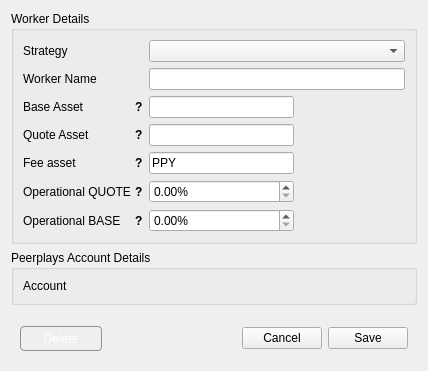
<?xml version="1.0" encoding="UTF-8"?>
<ui version="4.0">
 <class>Dialog</class>
 <widget class="QDialog" name="Dialog">
  <property name="geometry">
   <rect>
    <x>0</x>
    <y>0</y>
    <width>428</width>
    <height>365</height>
   </rect>
  </property>
  <property name="windowTitle">
   <string>DEXBot - Edit Worker</string>
  </property>
  <layout class="QVBoxLayout" name="verticalLayout">
   <item>
    <widget class="QGroupBox" name="groupBox">
     <property name="title">
      <string>Worker Details</string>
     </property>
     <layout class="QFormLayout" name="formLayout_3">
      <item row="0" column="0">
       <widget class="QLabel" name="strategy_label">
        <property name="minimumSize">
         <size>
          <width>120</width>
          <height>0</height>
         </size>
        </property>
        <property name="maximumSize">
         <size>
          <width>120</width>
          <height>16777215</height>
         </size>
        </property>
        <property name="text">
         <string>Strategy</string>
        </property>
        <property name="buddy">
         <cstring>strategy_input</cstring>
        </property>
       </widget>
      </item>
      <item row="0" column="1">
       <widget class="QComboBox" name="strategy_input">
        <property name="currentIndex">
         <number>-1</number>
        </property>
       </widget>
      </item>
      <item row="1" column="0">
       <widget class="QLabel" name="worker_name_label">
        <property name="minimumSize">
         <size>
          <width>120</width>
          <height>0</height>
         </size>
        </property>
        <property name="maximumSize">
         <size>
          <width>120</width>
          <height>16777215</height>
         </size>
        </property>
        <property name="text">
         <string>Worker Name</string>
        </property>
        <property name="buddy">
         <cstring>worker_name_input</cstring>
        </property>
       </widget>
      </item>
      <item row="1" column="1">
       <widget class="QLineEdit" name="worker_name_input"/>
      </item>
      <item row="5" column="1">
       <widget class="QLineEdit" name="quote_asset_input">
        <property name="sizePolicy">
         <sizepolicy hsizetype="Fixed" vsizetype="Fixed">
          <horstretch>0</horstretch>
          <verstretch>0</verstretch>
         </sizepolicy>
        </property>
        <property name="maximumSize">
         <size>
          <width>145</width>
          <height>16777215</height>
         </size>
        </property>
       </widget>
      </item>
      <item row="3" column="0">
       <widget class="QWidget" name="base_asset_wrap" native="true">
        <property name="sizePolicy">
         <sizepolicy hsizetype="Fixed" vsizetype="Preferred">
          <horstretch>0</horstretch>
          <verstretch>0</verstretch>
         </sizepolicy>
        </property>
        <property name="minimumSize">
         <size>
          <width>120</width>
          <height>0</height>
         </size>
        </property>
        <property name="maximumSize">
         <size>
          <width>120</width>
          <height>16777215</height>
         </size>
        </property>
        <layout class="QHBoxLayout" name="horizontalLayout">
         <property name="spacing">
          <number>0</number>
         </property>
         <property name="leftMargin">
          <number>0</number>
         </property>
         <property name="topMargin">
          <number>0</number>
         </property>
         <property name="rightMargin">
          <number>0</number>
         </property>
         <property name="bottomMargin">
          <number>0</number>
         </property>
         <item>
          <widget class="QLabel" name="base_asset_label">
           <property name="minimumSize">
            <size>
             <width>0</width>
             <height>0</height>
            </size>
           </property>
           <property name="maximumSize">
            <size>
             <width>16777215</width>
             <height>16777215</height>
            </size>
           </property>
           <property name="text">
            <string>Base Asset</string>
           </property>
          </widget>
         </item>
         <item>
          <widget class="QLabel" name="base_asset_tooltip">
           <property name="sizePolicy">
            <sizepolicy hsizetype="Fixed" vsizetype="Preferred">
             <horstretch>0</horstretch>
             <verstretch>0</verstretch>
            </sizepolicy>
           </property>
           <property name="font">
            <font>
             <weight>75</weight>
             <bold>true</bold>
            </font>
           </property>
           <property name="cursor">
            <cursorShape>WhatsThisCursor</cursorShape>
           </property>
           <property name="toolTip">
            <string>Asset to be used as unit of measure</string>
           </property>
           <property name="text">
            <string>?</string>
           </property>
           <property name="margin">
            <number>5</number>
           </property>
          </widget>
         </item>
        </layout>
       </widget>
      </item>
      <item row="5" column="0">
       <widget class="QWidget" name="quote_asset_wrap" native="true">
        <property name="sizePolicy">
         <sizepolicy hsizetype="Fixed" vsizetype="Preferred">
          <horstretch>0</horstretch>
          <verstretch>0</verstretch>
         </sizepolicy>
        </property>
        <property name="minimumSize">
         <size>
          <width>120</width>
          <height>0</height>
         </size>
        </property>
        <property name="maximumSize">
         <size>
          <width>120</width>
          <height>16777215</height>
         </size>
        </property>
        <layout class="QHBoxLayout" name="horizontalLayout_3">
         <property name="spacing">
          <number>0</number>
         </property>
         <property name="leftMargin">
          <number>0</number>
         </property>
         <property name="topMargin">
          <number>0</number>
         </property>
         <property name="rightMargin">
          <number>0</number>
         </property>
         <property name="bottomMargin">
          <number>0</number>
         </property>
         <item>
          <widget class="QLabel" name="quote_asset_label">
           <property name="minimumSize">
            <size>
             <width>0</width>
             <height>0</height>
            </size>
           </property>
           <property name="maximumSize">
            <size>
             <width>16777215</width>
             <height>16777215</height>
            </size>
           </property>
           <property name="text">
            <string>Quote Asset</string>
           </property>
           <property name="buddy">
            <cstring>quote_asset_input</cstring>
           </property>
          </widget>
         </item>
         <item>
          <widget class="QLabel" name="quote_asset_tooltip">
           <property name="sizePolicy">
            <sizepolicy hsizetype="Fixed" vsizetype="Preferred">
             <horstretch>0</horstretch>
             <verstretch>0</verstretch>
            </sizepolicy>
           </property>
           <property name="font">
            <font>
             <weight>75</weight>
             <bold>true</bold>
            </font>
           </property>
           <property name="cursor">
            <cursorShape>WhatsThisCursor</cursorShape>
           </property>
           <property name="toolTip">
            <string>Asset to be bought and sold</string>
           </property>
           <property name="text">
            <string>?</string>
           </property>
           <property name="margin">
            <number>5</number>
           </property>
          </widget>
         </item>
        </layout>
       </widget>
      </item>
      <item row="6" column="0">
       <widget class="QWidget" name="fee_asset_wrap" native="true">
        <property name="sizePolicy">
         <sizepolicy hsizetype="Fixed" vsizetype="Preferred">
          <horstretch>0</horstretch>
          <verstretch>0</verstretch>
         </sizepolicy>
        </property>
        <property name="minimumSize">
         <size>
          <width>120</width>
          <height>0</height>
         </size>
        </property>
        <property name="maximumSize">
         <size>
          <width>120</width>
          <height>16777215</height>
         </size>
        </property>
        <layout class="QHBoxLayout" name="horizontalLayout_5">
         <property name="spacing">
          <number>0</number>
         </property>
         <property name="leftMargin">
          <number>0</number>
         </property>
         <property name="topMargin">
          <number>0</number>
         </property>
         <property name="rightMargin">
          <number>0</number>
         </property>
         <property name="bottomMargin">
          <number>0</number>
         </property>
         <item>
          <widget class="QLabel" name="fee_asset_label">
           <property name="minimumSize">
            <size>
             <width>0</width>
             <height>0</height>
            </size>
           </property>
           <property name="maximumSize">
            <size>
             <width>16777215</width>
             <height>16777215</height>
            </size>
           </property>
           <property name="text">
            <string>Fee asset</string>
           </property>
           <property name="buddy">
            <cstring>quote_asset_input</cstring>
           </property>
          </widget>
         </item>
         <item>
          <widget class="QLabel" name="fee_asset_tooltip">
           <property name="sizePolicy">
            <sizepolicy hsizetype="Fixed" vsizetype="Preferred">
             <horstretch>0</horstretch>
             <verstretch>0</verstretch>
            </sizepolicy>
           </property>
           <property name="font">
            <font>
             <weight>75</weight>
             <bold>true</bold>
            </font>
           </property>
           <property name="cursor">
            <cursorShape>WhatsThisCursor</cursorShape>
           </property>
           <property name="toolTip">
            <string>Asset to be used to pay transaction fees</string>
           </property>
           <property name="text">
            <string>?</string>
           </property>
           <property name="margin">
            <number>5</number>
           </property>
          </widget>
         </item>
        </layout>
       </widget>
      </item>
      <item row="6" column="1">
       <widget class="QLineEdit" name="fee_asset_input">
        <property name="sizePolicy">
         <sizepolicy hsizetype="Fixed" vsizetype="Fixed">
          <horstretch>0</horstretch>
          <verstretch>0</verstretch>
         </sizepolicy>
        </property>
        <property name="minimumSize">
         <size>
          <width>145</width>
          <height>0</height>
         </size>
        </property>
        <property name="maximumSize">
         <size>
          <width>80</width>
          <height>16777215</height>
         </size>
        </property>
        <property name="text">
         <string>PPY</string>
        </property>
       </widget>
      </item>
      <item row="3" column="1">
       <widget class="QLineEdit" name="base_asset_input">
        <property name="sizePolicy">
         <sizepolicy hsizetype="Fixed" vsizetype="Fixed">
          <horstretch>0</horstretch>
          <verstretch>0</verstretch>
         </sizepolicy>
        </property>
        <property name="minimumSize">
         <size>
          <width>145</width>
          <height>0</height>
         </size>
        </property>
        <property name="maximumSize">
         <size>
          <width>145</width>
          <height>16777215</height>
         </size>
        </property>
       </widget>
      </item>
      <item row="7" column="0">
       <widget class="QWidget" name="operational_quote_wrap" native="true">
        <property name="sizePolicy">
         <sizepolicy hsizetype="Fixed" vsizetype="Preferred">
          <horstretch>0</horstretch>
          <verstretch>0</verstretch>
         </sizepolicy>
        </property>
        <property name="minimumSize">
         <size>
          <width>120</width>
          <height>0</height>
         </size>
        </property>
        <property name="maximumSize">
         <size>
          <width>120</width>
          <height>16777215</height>
         </size>
        </property>
        <layout class="QHBoxLayout" name="horizontalLayout_6">
         <property name="spacing">
          <number>0</number>
         </property>
         <property name="leftMargin">
          <number>0</number>
         </property>
         <property name="topMargin">
          <number>0</number>
         </property>
         <property name="rightMargin">
          <number>0</number>
         </property>
         <property name="bottomMargin">
          <number>0</number>
         </property>
         <item>
          <widget class="QLabel" name="operational_quote_label">
           <property name="minimumSize">
            <size>
             <width>0</width>
             <height>0</height>
            </size>
           </property>
           <property name="maximumSize">
            <size>
             <width>16777215</width>
             <height>16777215</height>
            </size>
           </property>
           <property name="text">
            <string>Operational QUOTE</string>
           </property>
           <property name="buddy">
            <cstring>quote_asset_input</cstring>
           </property>
          </widget>
         </item>
         <item>
          <widget class="QLabel" name="operational_quote_tooltip">
           <property name="sizePolicy">
            <sizepolicy hsizetype="Fixed" vsizetype="Preferred">
             <horstretch>0</horstretch>
             <verstretch>0</verstretch>
            </sizepolicy>
           </property>
           <property name="font">
            <font>
             <weight>75</weight>
             <bold>true</bold>
            </font>
           </property>
           <property name="cursor">
            <cursorShape>WhatsThisCursor</cursorShape>
           </property>
           <property name="toolTip">
            <string>Max % of QUOTE asset available to this worker, 0 - auto</string>
           </property>
           <property name="text">
            <string>?</string>
           </property>
           <property name="margin">
            <number>5</number>
           </property>
          </widget>
         </item>
        </layout>
       </widget>
      </item>
      <item row="8" column="0">
       <widget class="QWidget" name="operational_base_wrap" native="true">
        <property name="sizePolicy">
         <sizepolicy hsizetype="Fixed" vsizetype="Preferred">
          <horstretch>0</horstretch>
          <verstretch>0</verstretch>
         </sizepolicy>
        </property>
        <property name="minimumSize">
         <size>
          <width>120</width>
          <height>0</height>
         </size>
        </property>
        <property name="maximumSize">
         <size>
          <width>120</width>
          <height>16777215</height>
         </size>
        </property>
        <layout class="QHBoxLayout" name="horizontalLayout_7">
         <property name="spacing">
          <number>0</number>
         </property>
         <property name="leftMargin">
          <number>0</number>
         </property>
         <property name="topMargin">
          <number>0</number>
         </property>
         <property name="rightMargin">
          <number>0</number>
         </property>
         <property name="bottomMargin">
          <number>0</number>
         </property>
         <item>
          <widget class="QLabel" name="operational_base_label">
           <property name="minimumSize">
            <size>
             <width>0</width>
             <height>0</height>
            </size>
           </property>
           <property name="maximumSize">
            <size>
             <width>16777215</width>
             <height>16777215</height>
            </size>
           </property>
           <property name="text">
            <string>Operational BASE</string>
           </property>
           <property name="buddy">
            <cstring>quote_asset_input</cstring>
           </property>
          </widget>
         </item>
         <item>
          <widget class="QLabel" name="operational_base_tooltip">
           <property name="sizePolicy">
            <sizepolicy hsizetype="Fixed" vsizetype="Preferred">
             <horstretch>0</horstretch>
             <verstretch>0</verstretch>
            </sizepolicy>
           </property>
           <property name="font">
            <font>
             <weight>75</weight>
             <bold>true</bold>
            </font>
           </property>
           <property name="cursor">
            <cursorShape>WhatsThisCursor</cursorShape>
           </property>
           <property name="toolTip">
            <string>Max % of BASE asset available to this worker, 0 - auto</string>
           </property>
           <property name="text">
            <string>?</string>
           </property>
           <property name="margin">
            <number>5</number>
           </property>
          </widget>
         </item>
        </layout>
       </widget>
      </item>
      <item row="7" column="1">
       <widget class="QDoubleSpinBox" name="operational_percent_quote_input">
        <property name="minimumSize">
         <size>
          <width>145</width>
          <height>0</height>
         </size>
        </property>
        <property name="maximumSize">
         <size>
          <width>80</width>
          <height>16777215</height>
         </size>
        </property>
        <property name="cursor">
         <cursorShape>ArrowCursor</cursorShape>
        </property>
        <property name="mouseTracking">
         <bool>true</bool>
        </property>
        <property name="focusPolicy">
         <enum>Qt::WheelFocus</enum>
        </property>
        <property name="prefix">
         <string/>
        </property>
        <property name="suffix">
         <string>%</string>
        </property>
        <property name="maximum">
         <double>100.000000000000000</double>
        </property>
        <property name="singleStep">
         <double>1.000000000000000</double>
        </property>
       </widget>
      </item>
      <item row="8" column="1">
       <widget class="QDoubleSpinBox" name="operational_percent_base_input">
        <property name="minimumSize">
         <size>
          <width>145</width>
          <height>0</height>
         </size>
        </property>
        <property name="maximumSize">
         <size>
          <width>80</width>
          <height>16777215</height>
         </size>
        </property>
        <property name="cursor">
         <cursorShape>ArrowCursor</cursorShape>
        </property>
        <property name="mouseTracking">
         <bool>true</bool>
        </property>
        <property name="focusPolicy">
         <enum>Qt::WheelFocus</enum>
        </property>
        <property name="prefix">
         <string/>
        </property>
        <property name="suffix">
         <string>%</string>
        </property>
        <property name="maximum">
         <double>100.000000000000000</double>
        </property>
        <property name="singleStep">
         <double>1.000000000000000</double>
        </property>
       </widget>
      </item>
     </layout>
    </widget>
   </item>
   <item>
    <widget class="QGroupBox" name="groupBox_2">
     <property name="title">
      <string>Peerplays Account Details</string>
     </property>
     <layout class="QFormLayout" name="formLayout_2">
      <property name="rowWrapPolicy">
       <enum>QFormLayout::WrapLongRows</enum>
      </property>
      <item row="0" column="0">
       <widget class="QLabel" name="account_label">
        <property name="sizePolicy">
         <sizepolicy hsizetype="Fixed" vsizetype="Preferred">
          <horstretch>0</horstretch>
          <verstretch>0</verstretch>
         </sizepolicy>
        </property>
        <property name="minimumSize">
         <size>
          <width>120</width>
          <height>0</height>
         </size>
        </property>
        <property name="maximumSize">
         <size>
          <width>120</width>
          <height>16777215</height>
         </size>
        </property>
        <property name="text">
         <string>Account</string>
        </property>
       </widget>
      </item>
      <item row="0" column="1">
       <widget class="QLabel" name="account_name">
        <property name="text">
         <string/>
        </property>
       </widget>
      </item>
     </layout>
    </widget>
   </item>
   <item>
    <widget class="QWidget" name="widget_2" native="true">
     <layout class="QVBoxLayout" name="strategy_container">
      <property name="leftMargin">
       <number>0</number>
      </property>
      <property name="topMargin">
       <number>0</number>
      </property>
      <property name="rightMargin">
       <number>0</number>
      </property>
      <property name="bottomMargin">
       <number>0</number>
      </property>
     </layout>
    </widget>
   </item>
   <item>
    <spacer name="verticalSpacer">
     <property name="orientation">
      <enum>Qt::Vertical</enum>
     </property>
     <property name="sizeHint" stdset="0">
      <size>
       <width>20</width>
       <height>1</height>
      </size>
     </property>
    </spacer>
   </item>
   <item>
    <widget class="QWidget" name="widget" native="true">
     <property name="sizePolicy">
      <sizepolicy hsizetype="Preferred" vsizetype="Fixed">
       <horstretch>0</horstretch>
       <verstretch>0</verstretch>
      </sizepolicy>
     </property>
     <layout class="QHBoxLayout" name="horizontalLayout_2">
      <item>
       <widget class="QPushButton" name="remove_button">
        <property name="cursor">
         <cursorShape>PointingHandCursor</cursorShape>
        </property>
        <property name="styleSheet">
         <string notr="true"> QPushButton {
	border: 1px solid #8f8f91;
	border-radius: 4px;
	background-color: qlineargradient(x1: 0, y1: 0, x2: 0, y2: 1,
                                       stop: 0 #eb9994, stop: 1 #cc2522);
	min-width: 80px;
	min-height: 23px;
	color: #fff;
 }

 QPushButton:hover {
     background-color: qlineargradient(x1: 0, y1: 0, x2: 0, y2: 1,
                                       stop: 0 #ed9f9c, stop: 1 #db4240);
 }
</string>
        </property>
        <property name="text">
         <string>Delete</string>
        </property>
       </widget>
      </item>
      <item>
       <spacer name="horizontalSpacer">
        <property name="orientation">
         <enum>Qt::Horizontal</enum>
        </property>
        <property name="sizeHint" stdset="0">
         <size>
          <width>179</width>
          <height>20</height>
         </size>
        </property>
       </spacer>
      </item>
      <item>
       <widget class="QPushButton" name="cancel_button">
        <property name="sizePolicy">
         <sizepolicy hsizetype="Fixed" vsizetype="Fixed">
          <horstretch>0</horstretch>
          <verstretch>0</verstretch>
         </sizepolicy>
        </property>
        <property name="cursor">
         <cursorShape>PointingHandCursor</cursorShape>
        </property>
        <property name="text">
         <string>Cancel</string>
        </property>
       </widget>
      </item>
      <item>
       <widget class="QPushButton" name="save_button">
        <property name="sizePolicy">
         <sizepolicy hsizetype="Fixed" vsizetype="Fixed">
          <horstretch>0</horstretch>
          <verstretch>0</verstretch>
         </sizepolicy>
        </property>
        <property name="cursor">
         <cursorShape>PointingHandCursor</cursorShape>
        </property>
        <property name="text">
         <string>Save</string>
        </property>
       </widget>
      </item>
     </layout>
    </widget>
   </item>
  </layout>
 </widget>
 <resources/>
 <connections/>
</ui>
